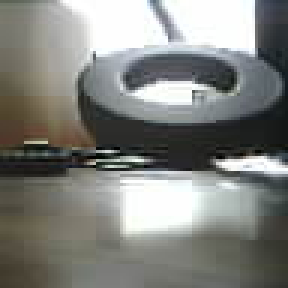
#> input picture Software/post_photos/frame1.jpg, 96 x 96 px (shown 3 times larger)
$ python corner_detection.py
#> lines starting #> are read from the running program, lines starting #| are printed output that depends on the picture; after the words box and inside, x2 and y2 are one past the last pixel; in counts of white or black regions, pixels touching at a corner belong together
import cv2
import numpy as np
import math

import matplotlib.pyplot as plt


# Based on: https://www.youtube.com/watch?v=IjPLZ3hjU1A&list=PL2zRqk16wsdoYzrWStffqBAoUY8XdvatV&index=3
def partial_d(video, x, y, t):
    i_x = (float(video[t][y][x+1]) + float(video[t][y+1][x+1]) + float(video[t+1][y][x+1]) + float(video[t+1][y+1][x+1])) - \
          (float(video[t][y][x  ]) + float(video[t][y+1][x  ]) + float(video[t+1][y][x  ]) + float(video[t+1][y+1][x  ]))
    i_y = (float(video[t][y+1][x]) + float(video[t][y+1][x+1]) + float(video[t+1][y+1][x]) + float(video[t+1][y+1][x+1])) - \
          (float(video[t][y  ][x]) + float(video[t][y  ][x+1]) + float(video[t+1][y  ][x]) + float(video[t+1][y  ][x+1]))
    i_t = (float(video[t+1][y][x]) + float(video[t+1][y+1][x]) + float(video[t+1][y][x+1]) + float(video[t+1][y+1][x+1])) - \
          (float(video[t  ][y][x]) + float(video[t  ][y+1][x]) + float(video[t  ][y][x+1]) + float(video[t  ][y+1][x+1]))

    return (i_x/4, i_y/4, i_t/4)


def getMask(vid):
    T,Y,X = vid.shape

    window_size = 3
    os = window_size//2 ## offset

    epsilon = 1e-5
    IXes = np.zeros((Y,X))
    IYes = np.zeros((Y,X))
    ICs  = np.zeros((Y,X))
    mask = np.zeros((Y,X))

    for y in range(Y-window_size):
        for x in range(X-window_size):
            M = np.zeros((2,2))
            for _x in range(x, x+window_size):
                for _y in range(y, y+window_size):
                    ix,iy,_ = partial_d(vid,x,y,t=0)
                    M[0][0] += ix**2
                    M[0][1] += ix*iy
                    M[1][0] += ix*iy
                    M[1][1] += iy**2
            eival, eivec = np.linalg.eig(M)
            # print(eival)
            IXes[y,x] = eival[0]
            IYes[y,x] = eival[1]
            ICs [y,x] = IXes[y,x] + IYes[y,x]

            # TODO: optimize runtime to reduce redundant calculations of each derivative

    # Normalize ranges to max 250 for comprehensibility
    mx = ICs.max()
    IXes *= 250/mx
    IYes *= 250/mx
    ICs  *= 250/mx


    # ignore all pixels below 50 for the sake of faster compute of flow
    for y in range(Y-window_size):
        for x in range(X-window_size):
            mask[y,x] = np.sign(ICs[y,x] - 50)

    return mask


img0 = cv2.imread('frame1.jpg',0)
#> img0: shape (96, 96); min 0, max 255, mean 129.3
img1 = cv2.imread('frame2.jpg',0)
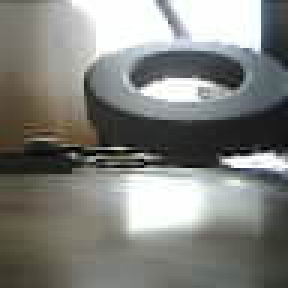
#> input picture Software/post_photos/frame2.jpg, 96 x 96 px (shown 3 times larger)
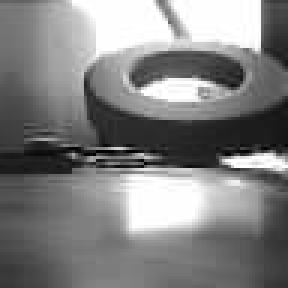
#> img1: shape (96, 96) (shown 3 times larger); min 0, max 255, mean 128.8
vid = np.stack([img0,img1])
print(vid[0].shape)
#| (96, 96)
mask = getMask(vid)
#> the loop in getMask, `for y in range(Y-window_size):` made 93 passes
#> after the loop in getMask, `for y in range(Y-window_size):`:
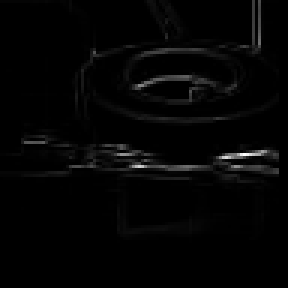
#> ICs: shape (96, 96) float64 (shown 3 times larger); min 0, max 172874.2, mean 3162.8; drawn with min black and max white
#> after the loop in getMask, `for y in range(Y-window_size):`:
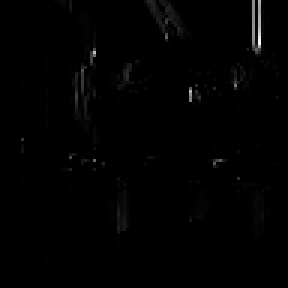
#> IXes: shape (96, 96) float64 (shown 3 times larger); min -7.28e-12, max 73793.2, mean 565.1; drawn with min black and max white
#> after the loop in getMask, `for y in range(Y-window_size):`:
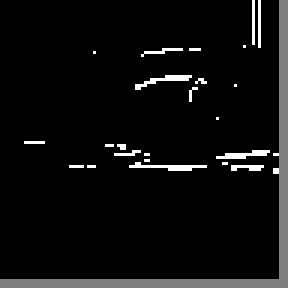
#> mask: shape (96, 96) float64 (shown 3 times larger); min -1, max 1, mean -0.89; drawn with min black and max white

cv2.imshow(f"Image at time t=0: ", cv2.resize(img0, (400,400), interpolation=cv2.INTER_NEAREST))
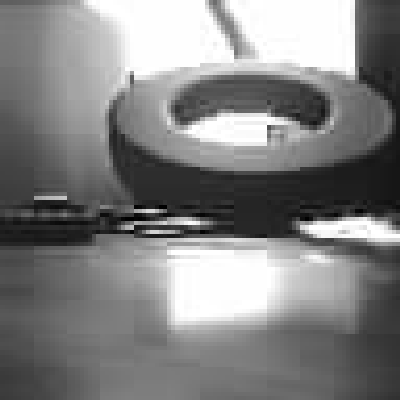
#> window 'Image at time t=0: ': shape (400, 400); min 0, max 255, mean 129.4
cv2.imshow(f"Image at time t=1: ", cv2.resize(img1, (400,400), interpolation=cv2.INTER_NEAREST))
cv2.imshow(f"Edge Mask:     ", cv2.resize(mask*250, (400,400), interpolation=cv2.INTER_NEAREST))
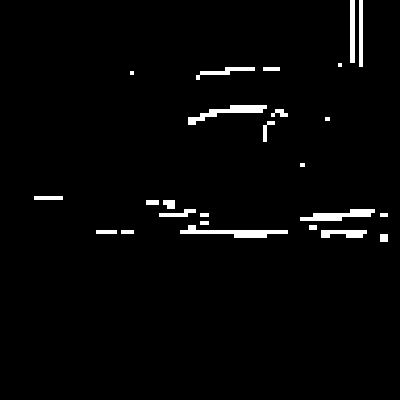
#> window 'Edge Mask:     ': shape (400, 400); 2.4% white; 25 white regions (2 under 20 px), largest, box (x1, y1, x2, y2) and area: (180, 225, 288, 238) 604, (188, 105, 267, 125) 532, (300, 209, 375, 221) 500

cv2.waitKey(0)
cv2.destroyAllWindows()
